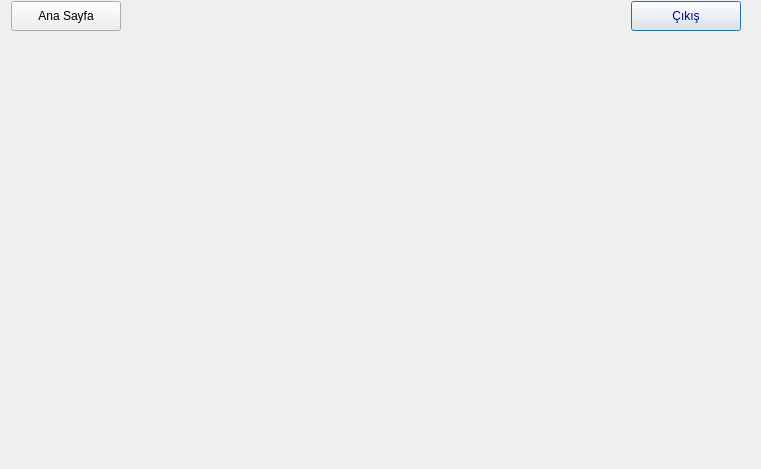
<?xml version="1.0" encoding="UTF-8"?>
<ui version="4.0">
 <class>stairswindow</class>
 <widget class="QDialog" name="stairswindow">
  <property name="geometry">
   <rect>
    <x>0</x>
    <y>0</y>
    <width>761</width>
    <height>469</height>
   </rect>
  </property>
  <property name="windowTitle">
   <string>Dialog</string>
  </property>
  <widget class="QPushButton" name="exit">
   <property name="geometry">
    <rect>
     <x>631</x>
     <y>1</y>
     <width>110</width>
     <height>30</height>
    </rect>
   </property>
   <property name="styleSheet">
    <string notr="true">color:navy</string>
   </property>
   <property name="text">
    <string>Çıkış</string>
   </property>
   <property name="autoDefault">
    <bool>true</bool>
   </property>
  </widget>
  <widget class="QPushButton" name="main">
   <property name="geometry">
    <rect>
     <x>11</x>
     <y>1</y>
     <width>110</width>
     <height>30</height>
    </rect>
   </property>
   <property name="styleSheet">
    <string notr="true">color:black</string>
   </property>
   <property name="text">
    <string>Ana Sayfa</string>
   </property>
   <property name="autoDefault">
    <bool>true</bool>
   </property>
   <property name="default">
    <bool>false</bool>
   </property>
   <property name="flat">
    <bool>false</bool>
   </property>
  </widget>
  <widget class="QCustomPlot" name="plot" native="true">
   <property name="geometry">
    <rect>
     <x>10</x>
     <y>40</y>
     <width>731</width>
     <height>381</height>
    </rect>
   </property>
  </widget>
 </widget>
 <customwidgets>
  <customwidget>
   <class>QCustomPlot</class>
   <extends>QWidget</extends>
   <header>qcustomplot.h</header>
   <container>1</container>
  </customwidget>
 </customwidgets>
 <resources/>
 <connections/>
</ui>
